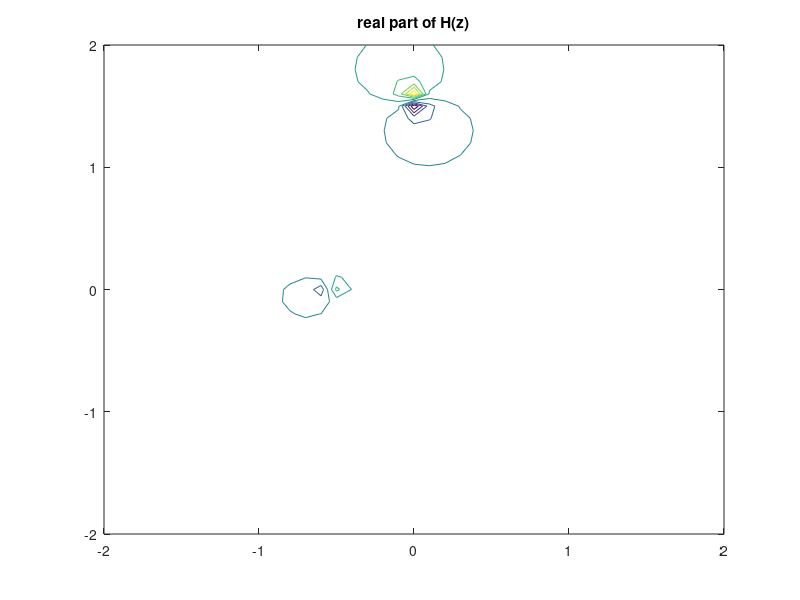
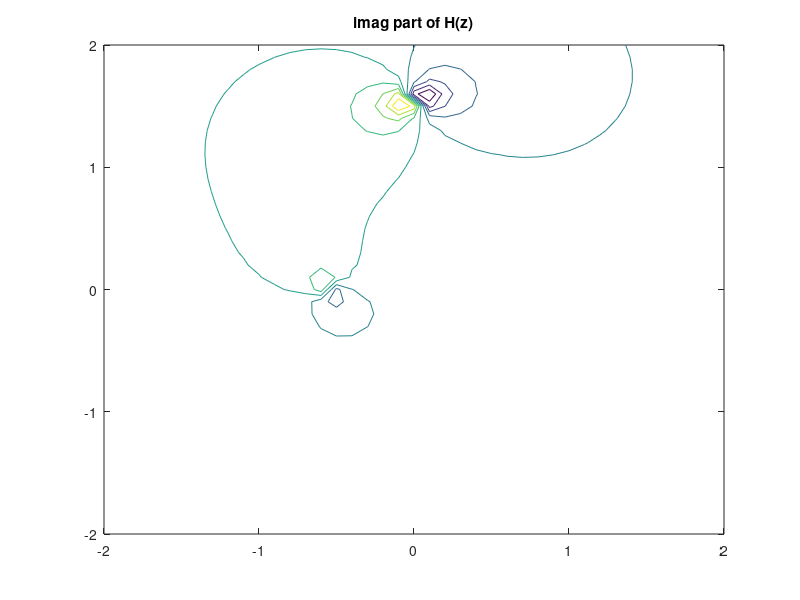

Write the MATLAB code that produced these figures, in order.
clc;clear all;close all;


rz=-2:0.1:2;
iz=rz;

rH=zeros(length(iz),length(rz));
iH=rH;


for cnt=1:length(rz)
    for xnt=1:length(iz)
    z=rz(cnt)+i*iz(xnt);
    H=(z-0.05)/((z-1.55)*(z+0.55i));  
    rH(cnt,xnt)=real(H);
    iH(cnt,xnt)=imag(H);
    end
end


contour(rz,iz,rH);
title('real part of H(z)');
figure

contour(rz,iz,iH);
title('imag part of H(z)');
